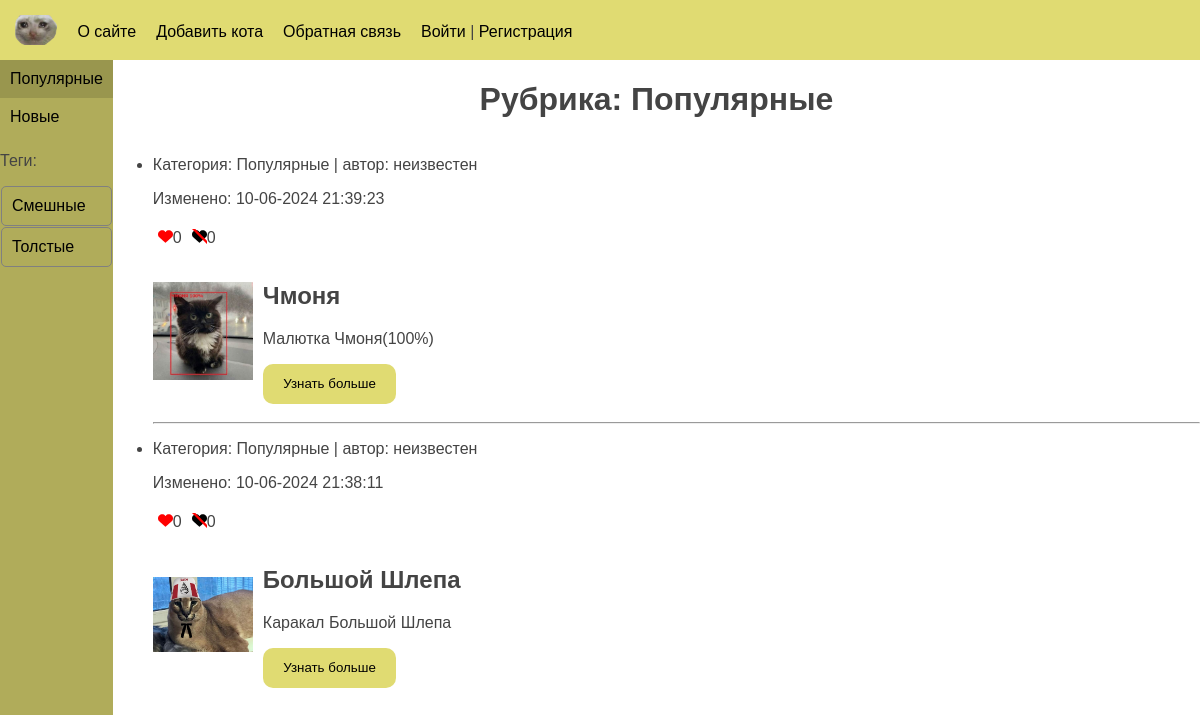
The page /category/popular/ on the database its author committed.
### cats/models.py (models this page shows, shortened)
class Category(models.Model):
    class Meta:
        verbose_name = 'Категория'
        verbose_name_plural = 'Категории'
    name = models.CharField(max_length=100, db_index=True, verbose_name='Категория')
    slug = models.SlugField(max_length=255, db_index=True, verbose_name='URL')
    def get_absolute_url(self):
        return reverse('category', kwargs={'category_slug': self.slug})

class TagPosts(models.Model):
    tag = models.CharField(max_length=100, db_index=True)
    slug = models.SlugField(max_length=255, unique=True, db_index=True)
    def get_absolute_url(self):
        return reverse('tag', kwargs={'tag_slug': self.slug})

class Cat(models.Model):
    class Meta:
        ordering = ['-time_create']
        indexes = [models.Index(fields=['-time_create'])]
        verbose_name = 'Коты'
        verbose_name_plural = 'Коты'
    class Status(models.IntegerChoices):
        DRAFT = 0, 'Черновик'
        PUBLISHED = 1, 'Опубликовано'
    objects = models.Manager()
    published = PublishedModel()
    title = models.CharField(max_length=255, verbose_name='Заголовок')
    slug = models.SlugField(max_length=255, unique=True, db_index=True, verbose_name='URL')
    content = models.TextField(blank=True, verbose_name='Содержимое')
    time_create = models.DateTimeField(auto_now_add=True, verbose_name='Дата создания')
    time_update = models.DateTimeField(auto_now=True, verbose_name='Дата обновления')
    is_published = models.BooleanField(choices=tuple(map(lambda x: (bool(x[0]), x[1]), Status.choices)), default=Status.DRAFT, verbose_name='Статус')
    img = models.CharField(max_length=255, blank=True, verbose_name='Адрес изображения')
    photo = models.ImageField(upload_to="photos/%Y/%m/%d/", default=None, blank=True, null=True, verbose_name='Фото')
    category = models.ForeignKey('Category', on_delete=models.PROTECT, related_name='posts', verbose_name='Категории')
    tags = models.ManyToManyField('TagPosts', blank=True, related_name='tags', verbose_name='Тэги')
    owners = models.OneToOneField('Owners', on_delete=models.SET_NULL, null=True, blank=True, related_name='pet', verbose_name='Владельцы')
    author = models.ForeignKey(get_user_model(), on_delete=models.SET_NULL, related_name='posts', null=True, default=None)
    def get_absolute_url(self):
        return reverse('post', kwargs={'post_slug': self.slug})

### cats/views.py (the view)
# urls.py: path('category/<slug:category_slug>/', views.CatsCategory.as_view(), name='category'),
class CatsCategory(DataMixin, ListView):
    allow_empty = False
    template_name = 'cats/index.html'
    context_object_name = 'cats'
    def get_context_data(self, *, object_list=None, **kwargs):
        context = super().get_context_data(**kwargs)
        category = context['cats'][0].category
        return self.get_mixin_context(
            context,
            title=f'Рубрика: {category.name}',
            selected_id=category.pk
        )
    def get_queryset(self):
        return Cat.published.filter(category__slug=self.kwargs['category_slug']).select_related('category')

### cats/models.py (called while the page is built)
    def get_queryset(self):
        return super().get_queryset().filter(is_published=Cat.Status.PUBLISHED)

### cats/templatetags/cats_tags.py (called while the page is built)
@register.inclusion_tag('cats/list_categories.html')
def show_categories(selected_index=0):
    categories = Category.objects.all()
    return {"cats": categories, "selected_id": selected_index}

@register.inclusion_tag('cats/list_tags.html')
def show_all_tags():
    return {"tags": TagPosts.objects.all()}

### cats/utils.py (called while the page is built)
    def get_mixin_context(self, context, **kwargs):
        if self.title_page:
            context['title'] = self.title_page
        context['selected_id'] = None
        context.update(kwargs)
        return context

### users/context_processor.py (called while the page is built)
def get_cat_context(request):
    return {'mainmenu': menu}

### cats/templates/cats/index.html (shortened to what this page needs)
{% extends 'base.html' %}
{% load static %}
{% block content %}
        <div class="full-width">
            <div class="container-center"> <h1> {{title}} </h1></div>
            <ul>
                {% for cat in cats %}
                        <li>
                            <div>
                                <p>Категория: {{ cat.category.name }} | автор: {{ cat.author.username|default:"неизвестен" }} </p>
                                <p>Изменено: {{ cat.time_update|date:"d-m-Y H:i:s" }}</p>
                            </div>
                            <div class="container-inline">
                                <div class="default-padding container-inline">
                                    <img src="{% static 'cats/images/like.svg' %}" alt="Likes:" height="15px">
                                    <div>{{ cat.likes.count }}</div>
                                </div>
                                <div class="default-padding container-inline">
                                    <img src="{% static 'cats/images/dislike.svg' %}" alt="Likes:" height="15px">
                                    <div>{{ cat.dislikes.count }}</div>
                                </div>
                            </div>
                            <div class="container-inline align-v-center">
                                <div>
                                    <img src="{% static cat.img %}" alt="FunnyCats" width="100px">
                                </div>
                                <div style="padding: 10px;" class="full-width">
                                    <h2>{{ cat.title }}</h2>
                                    {% autoescape off %}
                                        <p>{{ cat.content|linebreaks|truncatewords:50 }}</p>
                                    {% endautoescape %}
                                    <div>
                                        <a href="{{ cat.get_absolute_url }}">
                                        <button type="button" class="button">Узнать больше</button>
                                        </a>
                                    </div>
                                </div>
                            </div>
                            {% if not forloop.last %}
                                <hr>
                            {% endif %}
                        </li>
                {% endfor %}
            </ul>
        </div>
{% endblock %}

### cats/templates/cats/list_categories.html
{% for cat in cats %}
  {% if cat.id == selected_id %}<div class="selected">{%else%}<div>{%endif%}
  <a href="{{ cat.get_absolute_url }}">{{cat.name}}</a></div>
{% endfor %}

### cats/templates/cats/list_tags.html
{% if tags %}
  <p>Теги:</p>
  {% for t in tags %}
      <div class="tag-element"><a href="{{ t.get_absolute_url }}">{{t.tag}}</a></div>
  {% endfor %}
{% endif %}

### cats/static/cats/css/base.css (style rules this page uses)
html, body { font-family: 'Arial'; margin: 0; padding: 0; height: 100%; width: 100%; color: #444; }
a { color: #0059b2; text-decoration: none; }
nav a { color: #000; text-decoration: none; }
.container-center { display:flex; align-items: center; justify-content: center; }
.container-inline { display: flex; flex-direction: row; justify-content: flex-start; }
.full-width { width:100%; }
.align-v-center { display:flex; align-items: center; }
.button { background-color: #e0db72; width: 10em; height: 3em; border: none; border-radius: 10px; }
.selected { background-color: #99964e; }
.tag-element { margin: 1px; border: 1px solid grey; border-radius: 5px; }
.default-padding { padding: 5px; }

### cats/static/cats/css/includes.css (style rules this page uses)
.side-navigation div { padding: 10px; }

### rows shown on the page
Category: name "Популярные"
Category: name "Новые"
TagPosts: tag "Смешные"
TagPosts: tag "Толстые"
Cat: category.name "Популярные", author.username "неизвестен", time_update "10-06-2024 21:39:23", likes.count "0", dislikes.count "0", img (picture), title "Чмоня", content "Малютка Чмоня(100%)"
Cat: category.name "Популярные", author.username "неизвестен", time_update "10-06-2024 21:38:11", likes.count "0", dislikes.count "0", img (picture), title "Большой Шлепа", content "Каракал Большой Шлепа"

### other values the page prints
{{ el.title }} "О сайте" "Добавить кота" "Обратная связь"
{{ title }} "Рубрика: Популярные"
